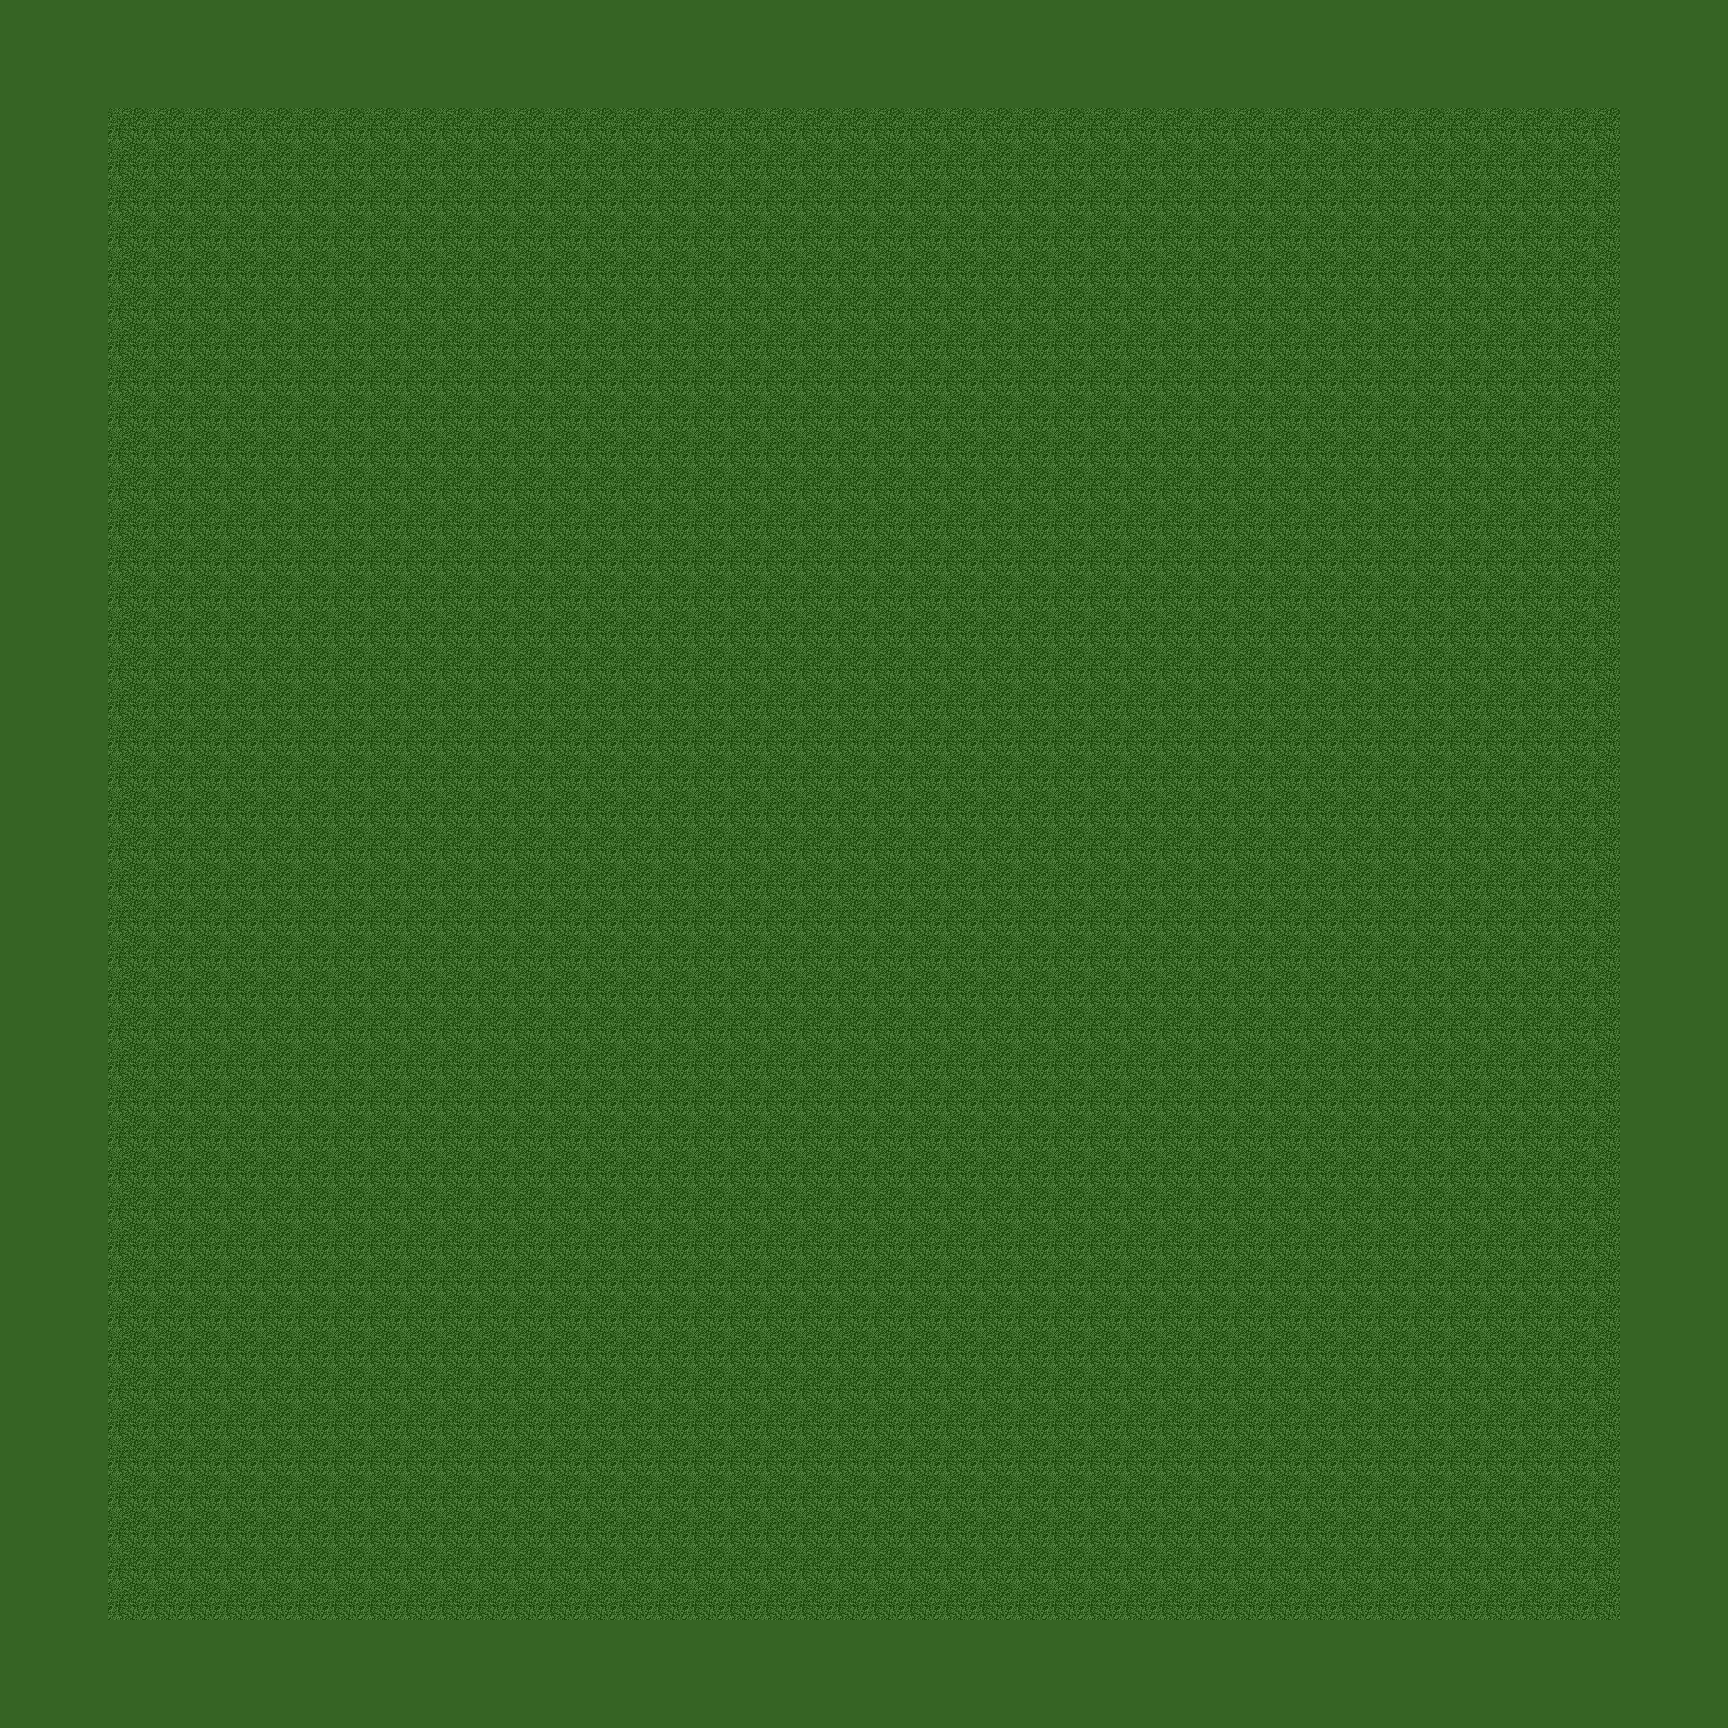

A 2D game scene composited from a Tiled map and its tileset images. What follows is a short description and the map's XML, with each tile layer's data collapsed to a summary:
An orthogonal 48x48 tile map with 36x36 px tiles, 1 tile layer (Tile Layer 1).

<map version="1.0" tiledversion="1.0.1" orientation="orthogonal" renderorder="right-down" width="48" height="48" tilewidth="36" tileheight="36" nextobjectid="1">
 <tileset firstgid="1" source="tileset.tsx" />
 <layer name="Tile Layer 1" width="48" height="48">
  <data>[2304 cells, 2304 non-empty, 2 distinct tile ids]</data>
 </layer>
</map>